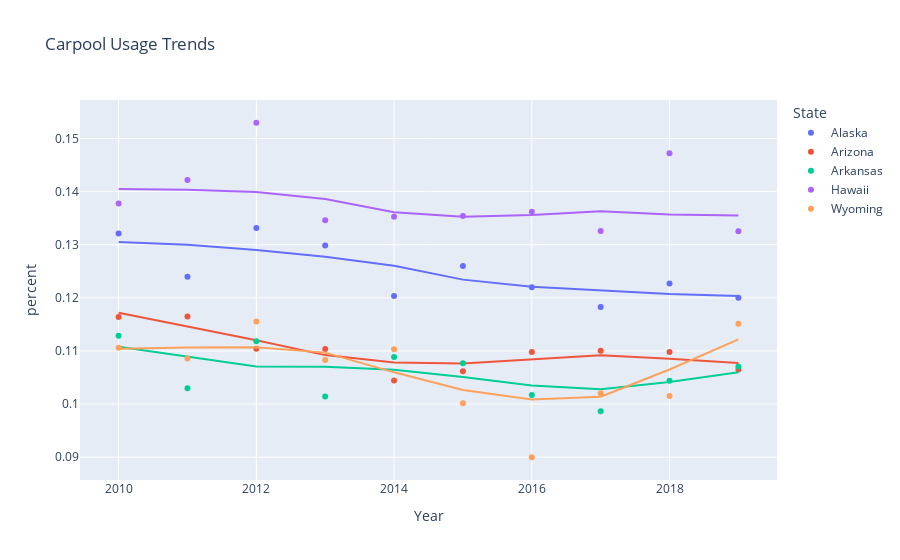

The cell this chart's notebook holds for it:
### Markdown cell above
## Carpool Usage Trends
A possible predictor of demand for a Robotaxi network is reported usage of carpool, as discussed earlier. We will look at the trends in the states AK, AR, AZ, HI, and WY, using a polynomial regression with LOWESS smoothing. The percent of reported carpool usage in each of the states varied too much over the years to use a linear regression and see any clear trends, so the smoothed polynomial regression is a better fit. The volatility in reported carpool usage could indicate that carpool use quickly changes.

### Code cell
carpool = raw[raw.Mode == 'Carpool']
carpool = carpool[carpool.StateAbbr.isin(['AK', 'AR', 'AZ', 'HI', 'WY'])]

fig3 = px.scatter(carpool, x='Year', y='percent', trendline='lowess', color='State', title='Carpool Usage Trends')
fig3.show()

### Figure 1 — Plotly figure (JSON) as saved in the notebook; plotly's stock layout.template omitted (floating-point values rounded to 4 significant figures)
{"data": [{"hovertemplate": "State=Alaska<br>Year=%{x}<br>percent=%{y}<extra></extra>", "legendgroup": "Alaska", "marker": {"color": "#636efa", "symbol": "circle"}, "mode": "markers", "name": "Alaska", "orientation": "v", "showlegend": true, "type": "scatter", "x": [2010, 2011, 2012, 2013, 2014, 2015, 2016, 2017, 2018, 2019], "xaxis": "x", "y": [0.1321, 0.124, 0.1331, 0.1299, 0.1203, 0.126, 0.122, 0.1183, 0.1227, 0.12], "yaxis": "y"}, {"hovertemplate": "<b>LOWESS trendline</b><br><br>State=Alaska<br>Year=%{x}<br>percent=%{y} <b>(trend)</b><extra></extra>", "legendgroup": "Alaska", "marker": {"color": "#636efa", "symbol": "circle"}, "mode": "lines", "name": "Alaska", "showlegend": false, "type": "scatter", "x": [2010, 2011, 2012, 2013, 2014, 2015, 2016, 2017, 2018, 2019], "xaxis": "x", "y": [0.1305, 0.13, 0.129, 0.1277, 0.126, 0.1234, 0.1221, 0.1213, 0.1207, 0.1204], "yaxis": "y"}, {"hovertemplate": "State=Arizona<br>Year=%{x}<br>percent=%{y}<extra></extra>", "legendgroup": "Arizona", "marker": {"color": "#EF553B", "symbol": "circle"}, "mode": "markers", "name": "Arizona", "orientation": "v", "showlegend": true, "type": "scatter", "x": [2010, 2011, 2012, 2013, 2014, 2015, 2016, 2017, 2018, 2019], "xaxis": "x", "y": [0.1164, 0.1165, 0.1104, 0.1104, 0.1044, 0.1062, 0.1098, 0.11, 0.1098, 0.1065], "yaxis": "y"}, {"hovertemplate": "<b>LOWESS trendline</b><br><br>State=Arizona<br>Year=%{x}<br>percent=%{y} <b>(trend)</b><extra></extra>", "legendgroup": "Arizona", "marker": {"color": "#EF553B", "symbol": "circle"}, "mode": "lines", "name": "Arizona", "showlegend": false, "type": "scatter", "x": [2010, 2011, 2012, 2013, 2014, 2015, 2016, 2017, 2018, 2019], "xaxis": "x", "y": [0.1172, 0.1146, 0.112, 0.1092, 0.1078, 0.1077, 0.1084, 0.1092, 0.1085, 0.1077], "yaxis": "y"}, {"hovertemplate": "State=Arkansas<br>Year=%{x}<br>percent=%{y}<extra></extra>", "legendgroup": "Arkansas", "marker": {"color": "#00cc96", "symbol": "circle"}, "mode": "markers", "name": "Arkansas", "orientation": "v", "showlegend": true, "type": "scatter", "x": [2010, 2011, 2012, 2013, 2014, 2015, 2016, 2017, 2018, 2019], "xaxis": "x", "y": [0.1128, 0.103, 0.1118, 0.1014, 0.1088, 0.1077, 0.1017, 0.09863, 0.1044, 0.1071], "yaxis": "y"}, {"hovertemplate": "<b>LOWESS trendline</b><br><br>State=Arkansas<br>Year=%{x}<br>percent=%{y} <b>(trend)</b><extra></extra>", "legendgroup": "Arkansas", "marker": {"color": "#00cc96", "symbol": "circle"}, "mode": "lines", "name": "Arkansas", "showlegend": false, "type": "scatter", "x": [2010, 2011, 2012, 2013, 2014, 2015, 2016, 2017, 2018, 2019], "xaxis": "x", "y": [0.1108, 0.109, 0.1071, 0.107, 0.1064, 0.1051, 0.1035, 0.1028, 0.1042, 0.106], "yaxis": "y"}, {"hovertemplate": "State=Hawaii<br>Year=%{x}<br>percent=%{y}<extra></extra>", "legendgroup": "Hawaii", "marker": {"color": "#ab63fa", "symbol": "circle"}, "mode": "markers", "name": "Hawaii", "orientation": "v", "showlegend": true, "type": "scatter", "x": [2010, 2011, 2012, 2013, 2014, 2015, 2016, 2017, 2018, 2019], "xaxis": "x", "y": [0.1377, 0.1422, 0.153, 0.1346, 0.1353, 0.1354, 0.1362, 0.1326, 0.1472, 0.1326], "yaxis": "y"}, {"hovertemplate": "<b>LOWESS trendline</b><br><br>State=Hawaii<br>Year=%{x}<br>percent=%{y} <b>(trend)</b><extra></extra>", "legendgroup": "Hawaii", "marker": {"color": "#ab63fa", "symbol": "circle"}, "mode": "lines", "name": "Hawaii", "showlegend": false, "type": "scatter", "x": [2010, 2011, 2012, 2013, 2014, 2015, 2016, 2017, 2018, 2019], "xaxis": "x", "y": [0.1405, 0.1404, 0.1399, 0.1386, 0.1361, 0.1353, 0.1356, 0.1363, 0.1357, 0.1355], "yaxis": "y"}, {"hovertemplate": "State=Wyoming<br>Year=%{x}<br>percent=%{y}<extra></extra>", "legendgroup": "Wyoming", "marker": {"color": "#FFA15A", "symbol": "circle"}, "mode": "markers", "name": "Wyoming", "orientation": "v", "showlegend": true, "type": "scatter", "x": [2010, 2011, 2012, 2013, 2014, 2015, 2016, 2017, 2018, 2019], "xaxis": "x", "y": [0.1106, 0.1086, 0.1156, 0.1083, 0.1103, 0.1001, 0.08998, 0.102, 0.1015, 0.1151], "yaxis": "y"}, {"hovertemplate": "<b>LOWESS trendline</b><br><br>State=Wyoming<br>Year=%{x}<br>percent=%{y} <b>(trend)</b><extra></extra>", "legendgroup": "Wyoming", "marker": {"color": "#FFA15A", "symbol": "circle"}, "mode": "lines", "name": "Wyoming", "showlegend": false, "type": "scatter", "x": [2010, 2011, 2012, 2013, 2014, 2015, 2016, 2017, 2018, 2019], "xaxis": "x", "y": [0.1104, 0.1107, 0.1107, 0.1097, 0.106, 0.1026, 0.1009, 0.1014, 0.1065, 0.1122], "yaxis": "y"}], "layout": {"legend": {"title": {"text": "State"}, "tracegroupgap": 0}, "title": {"text": "Carpool Usage Trends"}, "xaxis": {"anchor": "y", "domain": [0.0, 1.0], "title": {"text": "Year"}}, "yaxis": {"anchor": "x", "domain": [0.0, 1.0], "title": {"text": "percent"}}}}
